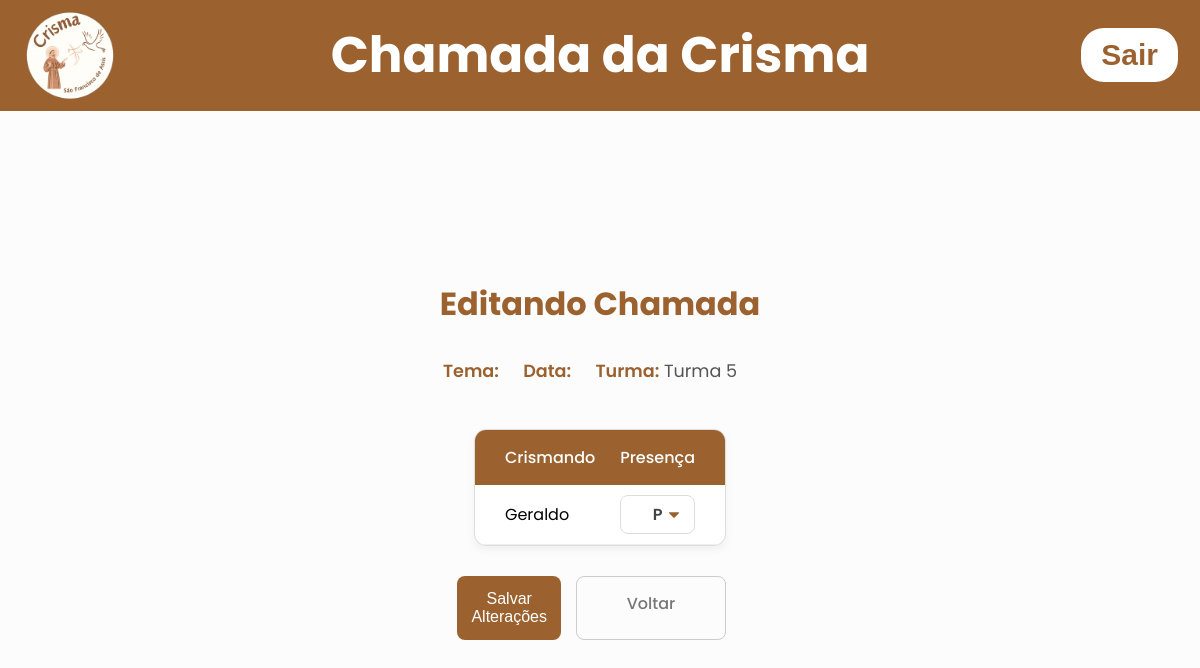
The app's page /editattendanceview?turma_id=6 (signed in) with its own data.
### tables this page shows
CREATE TABLE turmas (
    id INTEGER PRIMARY KEY AUTOINCREMENT,
    turma_name TEXT NOT NULL UNIQUE
);

CREATE TABLE crismandos (
    id INTEGER PRIMARY KEY AUTOINCREMENT,
    name TEXT UNIQUE NOT NULL,
    turma_id INTEGER NOT NULL,
    created_at TEXT DEFAULT CURRENT_TIMESTAMP,
    FOREIGN KEY (turma_id) REFERENCES turmas(id)
);

### app.py (the view)
@app.get('/editattendanceview')
def edit_attendance_view():
    if 'loged_user' not in session:
        return render_template('index.html')
    encontro_id = request.args.get('encontro_id')
    turma_id = request.args.get('turma_id')
    with get_conn() as conn:
        cur = conn.cursor()
        cur.execute("SELECT id, tema, meeting_date FROM meetings WHERE id = ?", (encontro_id,))
        encontro = cur.fetchone()
        cur.execute("SELECT id, turma_name FROM turmas WHERE id = ?", (turma_id,))
        turma = cur.fetchone()
        cur.execute("""
            SELECT c.id, c.name, a.status
            FROM crismandos c
            LEFT JOIN attendance a ON c.id = a.crismando_id AND a.meeting_id = ?
            WHERE c.turma_id = ?
            ORDER BY c.name
        """, (encontro_id, turma_id))
        lista_presenca = cur.fetchall()
    return render_template('edit_attendance_view.html',
                           encontro=encontro,
                           turma=turma,
                           lista_presenca=lista_presenca)

### app.py (called while the page is built)
def get_conn():
    conn = sqlite3.connect("data/dataBase.db")
    conn.row_factory = sqlite3.Row
    return conn

### templates/edit_attendance_view.html (shortened to what this page needs)
<!DOCTYPE html>
<html lang="pt-br">
<head>
    <link rel="stylesheet" href="{{url_for('static', filename='css/stylehomepage.css')}}">
    <link rel="stylesheet" href="{{url_for('static', filename='css/styleedit_attendance_view.css')}}">
</head>
<body>
    <header>
        <div class="header-left">
            <img src="{{url_for('static', filename='images/logocrismamaior.png')}}" alt="Logo da crisma" class="logo">
            <h1 class="title-center" onclick="window.location.href='/homepage'">Chamada da Crisma</h1>
        </div>
        <form action="{{url_for('logout_user')}}" method="post">
            <button class="button-logout">Sair</button>
        </form>
    </header>
    <div class="container-principal">
        <h1>Editando Chamada</h1>
        <div class="info-chamada">
            <p><strong>Tema:</strong> {{ encontro.tema }}</p>
            <p><strong>Data:</strong> {{ encontro.meeting_date }}</p>
            <p><strong>Turma:</strong> {{ turma.turma_name }}</p>
        </div>
        <form action="{{ url_for('save_attendance_edit') }}" method="post">
            <div class="table-container">
                <table>
                    <thead>
                        <tr>
                            <th>Crismando</th>
                            <th>Presença</th>
                        </tr>
                    </thead>
                    <tbody>
                        {% for item in lista_presenca %}
                        <tr>
                            <td>{{ item.name }}</td>
                            <td>
                                <select name="status_{{ item.id }}">
                                    <option value="0" {% if item.status == 0 %}selected{% endif %}>P</option>
                                </select>
                            </td>
                        </tr>
                        {% endfor %}
                    </tbody>
                </table>
            </div>
            <div class="actions">
                <button type="submit" class="btn-confirm">Salvar Alterações</button>
                <a href="{{ url_for('edit_attendance') }}" class="btn-cancel">Voltar</a>
            </div>
        </form>
    </div>
</body>
</html>

### static/css/stylehomepage.css (style rules this page uses)
body { margin: 50px 0px; background-color: #ffffff; font-family: 'Poppins', sans-serif; padding-top: 80px; }
* { margin: 0; padding: 0; box-sizing: border-box; }
:root { --marrom-logo: #9B6230; }
header { background-color: var(--marrom-logo); color: white; padding: 10px 20px; display: flex; align-items: center; justify-content: space-between; position: fixed; top: 0; left: 0; right: 0; z-index: 1000; }
.header-left { display: flex; align-items: center; }
.header-left img { width: 100px; height: auto; margin-bottom: 0; }
.title-center { position: absolute; left: 50%; transform: translateX(-50%); font-size: 50px; font-weight: bold; background: none; border: none; color: white; cursor: pointer; }
.button-logout { background-color: white; color: var(--marrom-logo); border-radius: 25px; padding: 10px 20px; border-style: solid; border-color: #9B6230; font-size: 30px; font-weight: 600; }
.container-principal { display: flex; flex-direction: column; justify-content: center; align-items: center; min-height: calc(100vh - 80px); font-family: 'Poppins', sans-serif; }
.container-principal h1 { color: var(--marrom-logo); text-align: center; font-size: 45px; font-weight: 400; margin-bottom: 32px; }

### static/css/styleedit_attendance_view.css (style rules this page uses)
:root { --marrom-logo: #9B6230; --marrom-escuro: #7a4e27; --cinza-claro: #f4f4f4; --texto: #333; --borda: #ddd; }
body { background-color: #fcfcfc; }
.container-principal { display: flex; flex-direction: column; align-items: center; width: 100%; max-width: 1200px; margin: 0 auto; padding: 20px; padding-bottom: 80px; }
.container-principal h1 { text-align: center; font-size: 32px; color: var(--marrom-logo); margin-bottom: 25px; font-weight: 700; }
.info-chamada { background: transparent; width: 100%; padding: 0 0 30px 0; border: none; box-shadow: none; text-align: center; margin-bottom: 10px; }
.info-chamada p { font-size: 1.1rem; color: #555; margin: 5px 0; display: inline-block; margin-right: 20px; }
.info-chamada strong { color: var(--marrom-logo); font-weight: 600; }
form .table-container { width: 100%; background: white; border-radius: 12px; box-shadow: 0 4px 10px rgba(0, 0, 0, 0.05); overflow: hidden; border: 1px solid var(--borda); }
form table { width: 100%; border-collapse: collapse; }
form thead th { background-color: var(--marrom-logo); color: white; padding: 15px; font-weight: 500; text-align: center; font-size: 1rem; }
form table th:first-child, form table td:first-child { text-align: left; padding-left: 30px; width: 70%; }
form table th:last-child, form table td:last-child { width: 30%; padding: 10px 30px 10px 10px; }
form tbody td { border-bottom: 1px solid #eee; vertical-align: middle; padding-top: 12px; padding-bottom: 12px; }
form select { appearance: none; -webkit-appearance: none; background-color: #fff; width: 100%; padding: 10px 15px; font-size: 1rem; font-family: 'Poppins', sans-serif; color: #444; font-weight: 600; border: 1px solid #ddd; border-radius: 8px; cursor: pointer; text-align: center; transition: all 0.2s ease; background-repeat: no-repeat; background-position: right 15px top 50%; background-size: 10px auto; }
.actions { display: flex; justify-content: flex-end; gap: 15px; margin-top: 30px; width: 100%; }
.btn-confirm { flex: 1; background-color: var(--marrom-logo); color: white; border: none; padding: 14px; border-radius: 8px; font-size: 1rem; font-weight: 500; cursor: pointer; transition: 0.3s; text-align: center; }
.btn-cancel { flex: 0 0 150px; background-color: transparent; color: #777; border: 1px solid #ccc; padding: 14px; border-radius: 8px; font-size: 1rem; font-weight: 500; cursor: pointer; text-decoration: none; text-align: center; transition: 0.3s; }

### records on screen
turmas: turma_name "Turma 5"
crismandos: name "Geraldo", id "P"
